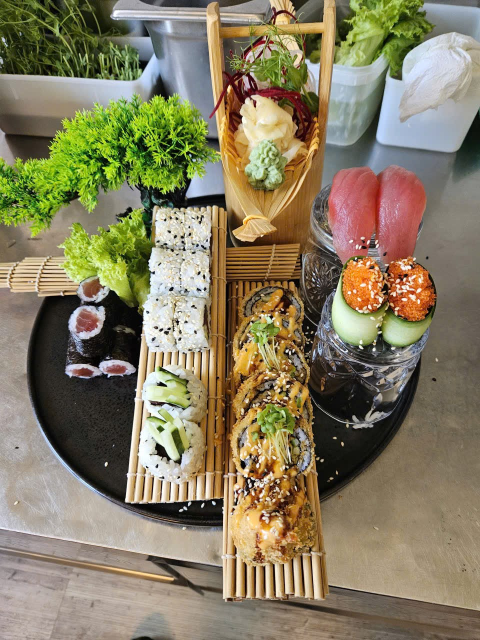
#> input picture sushi/WhatsApp Image 2026-09-17 at 21.26.47 (1).jpeg, 960 x 1280 px (shown at 1/2 size); its folder holds 4 pictures in this run
$ python prepare_images.py
#> lines starting #> are read from the running program, lines starting #| are printed output that depends on the picture
from pathlib import Path
from PIL import Image, ImageDraw, ImageFont

ROOT = Path(__file__).resolve().parents[1]
SUSHI = ROOT / "sushi"
ASSETS = ROOT / "public" / "assets"
CONTACT = ROOT / "notes" / "sushi-contact-sheet.jpg"


def fit(image, size):
    image = image.convert("RGB")
    ratio = max(size[0] / image.width, size[1] / image.height)
    resized = image.resize((round(image.width * ratio), round(image.height * ratio)), Image.Resampling.LANCZOS)
    left = (resized.width - size[0]) // 2
    top = (resized.height - size[1]) // 2
    return resized.crop((left, top, left + size[0], top + size[1]))


files = sorted(SUSHI.glob("*.jpeg"))
thumb_w, thumb_h, label_h = 360, 250, 42
sheet = Image.new("RGB", (thumb_w * 3, (thumb_h + label_h) * 5), "#171612")
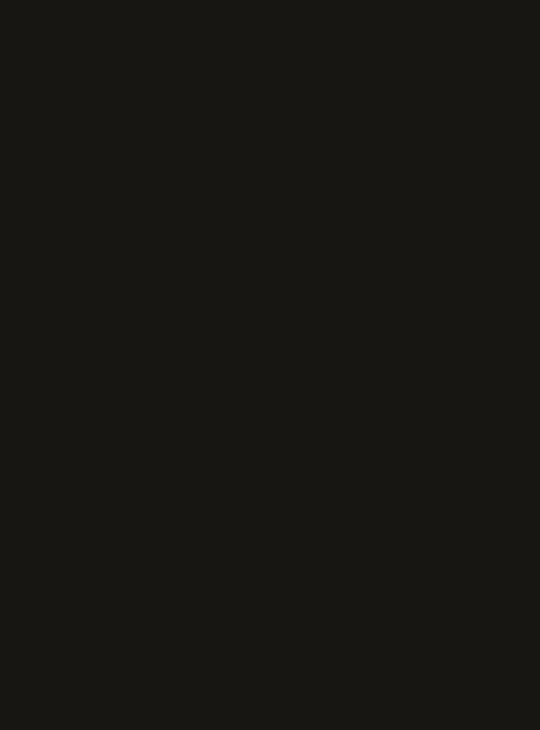
#> sheet: PIL image 1080x1460 RGB (shown at 1/2 size); mean R, G, B 23, 22, 18
draw = ImageDraw.Draw(sheet)

for index, path in enumerate(files):
    image = Image.open(path)
#> image is the input picture: PIL image 960x1280 RGB; mean R, G, B 134.7, 125.3, 97.6
    x = index % 3 * thumb_w
    y = index // 3 * (thumb_h + label_h)
    sheet.paste(fit(image, (thumb_w, thumb_h)), (x, y))
#> in fit, `resized = image.resize((round(image.width * ratio), round(image.height..`:
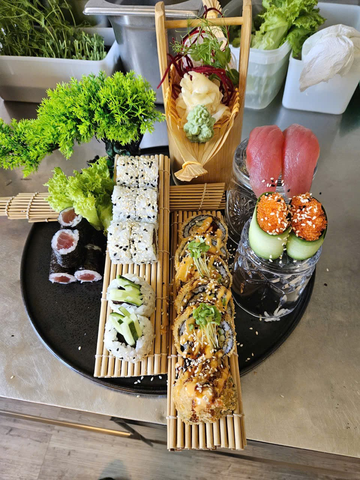
#> resized: PIL image 360x480 RGB; mean R, G, B 134.7, 125.3, 97.6
#> in fit, `return resized.crop((left, top, left + size[0], top + size[1]))`:
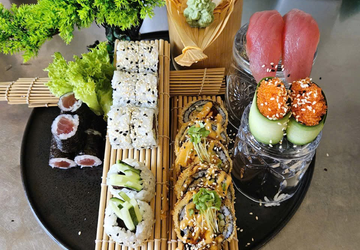
#> returned value: PIL image 360x250 RGB; mean R, G, B 127.7, 115.6, 86.1
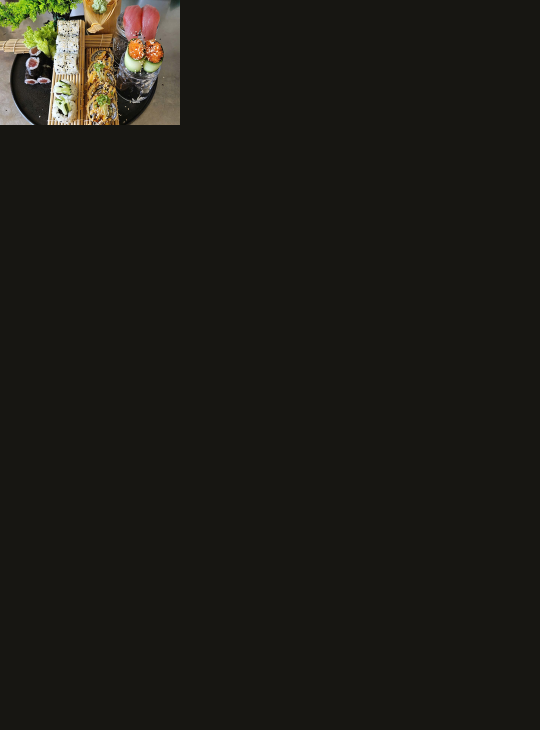
#> sheet: PIL image 1080x1460 RGB (shown at 1/2 size); mean R, G, B 29, 27.3, 21.9
    draw.text((x + 12, y + thumb_h + 10), f"{index + 1:02d} · {path.name[-18:]}", fill="#f3ecdf")
#> pass 2 of the loop `for index, path in enumerate(files):`:
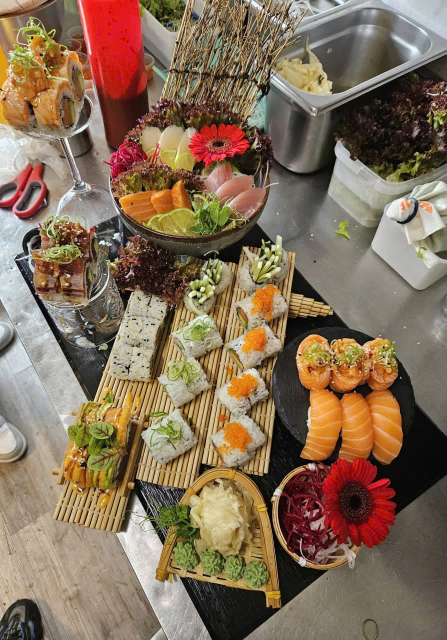
#> input picture sushi/WhatsApp Image 2026-09-17 at 21.26.47 (2).jpeg, 893 x 1280 px (shown at 1/2 size)
#> image is the input picture: PIL image 893x1280 RGB; mean R, G, B 132, 110.6, 88
#> resized: PIL image 360x516 RGB
#> in fit (call 2), `return resized.crop((left, top, left + size[0], top + size[1]))`:
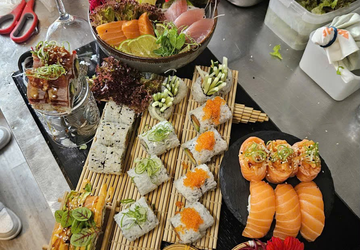
#> returned value: PIL image 360x250 RGB; mean R, G, B 137.3, 119.2, 92.9
#> `sheet.paste(fit(image, (thumb_w, thumb_h)), (x, y))`:
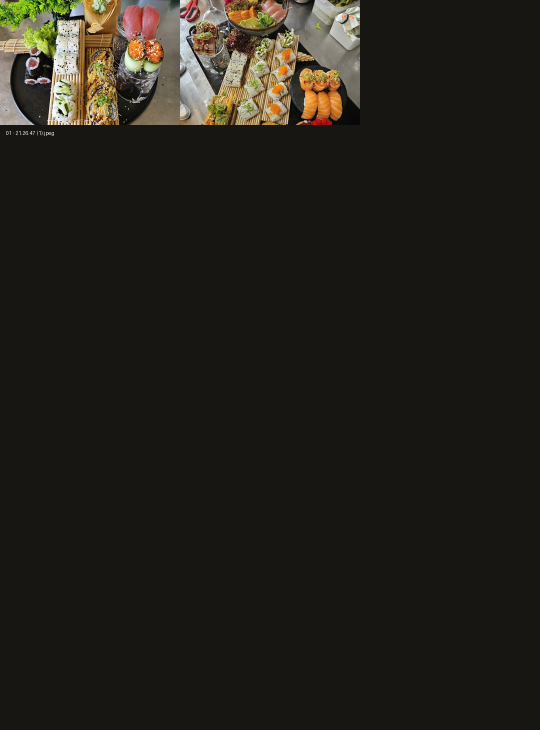
#> sheet: PIL image 1080x1460 RGB (shown at 1/2 size); mean R, G, B 35.5, 32.9, 26.2
#> pass 3 of the loop `for index, path in enumerate(files):`:
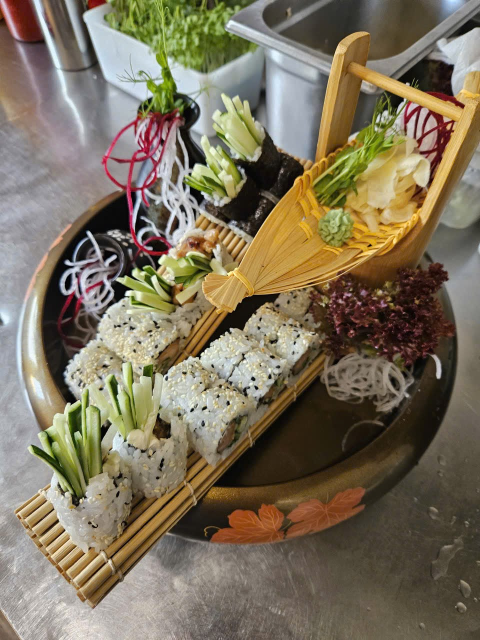
#> input picture sushi/WhatsApp Image 2026-09-17 at 21.26.47 (3).jpeg, 960 x 1280 px (shown at 1/2 size)
#> image is the input picture: PIL image 960x1280 RGB; mean R, G, B 125.3, 114.3, 92.5
#> resized: PIL image 360x480 RGB
#> in fit (call 3), `return resized.crop((left, top, left + size[0], top + size[1]))`:
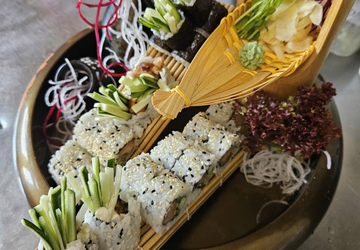
#> returned value: PIL image 360x250 RGB; mean R, G, B 123.9, 111.7, 86.4
#> `sheet.paste(fit(image, (thumb_w, thumb_h)), (x, y))`:
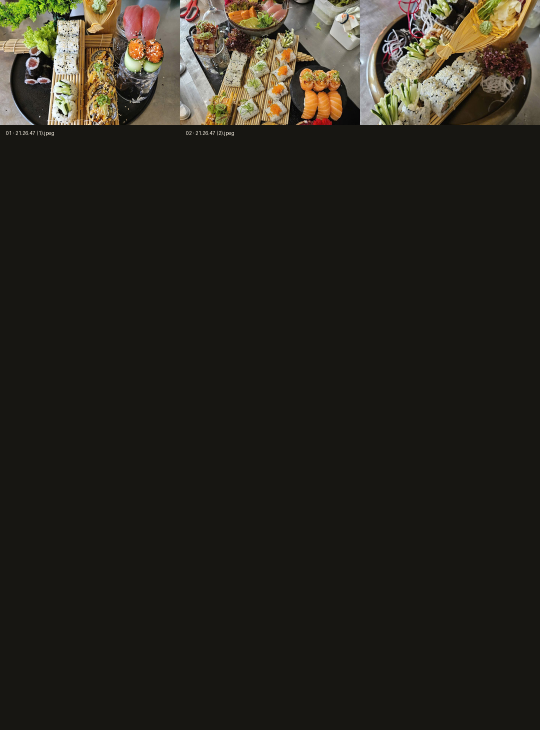
#> sheet: PIL image 1080x1460 RGB (shown at 1/2 size); mean R, G, B 41.3, 38.1, 30.1
#> the loop made 4 passes; the first 3 are shown

CONTACT.parent.mkdir(exist_ok=True)
sheet.save(CONTACT, quality=88, optimize=True)
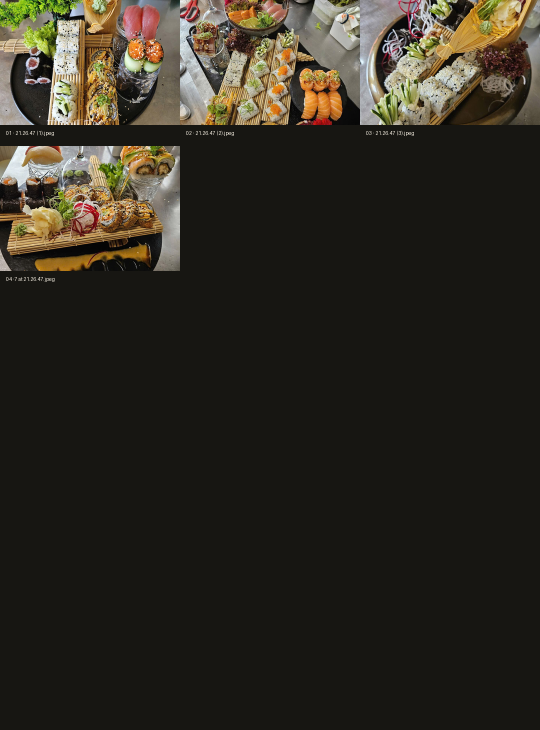
#> saved as sushi-contact-sheet.jpg: PIL image 1080x1460 RGB (shown at 1/2 size); mean R, G, B 47.2, 43, 33.6

# The supplied pho image replaces every existing pho crop.
pho_source = Path(r"C:\Users\noc\AppData\Local\Temp\codex-clipboard-c9f19297-5468-4cc5-b5f5-2d7a81f6a1a4.png")
#> (the run stopped early here; a loop or call above may not have finished)
